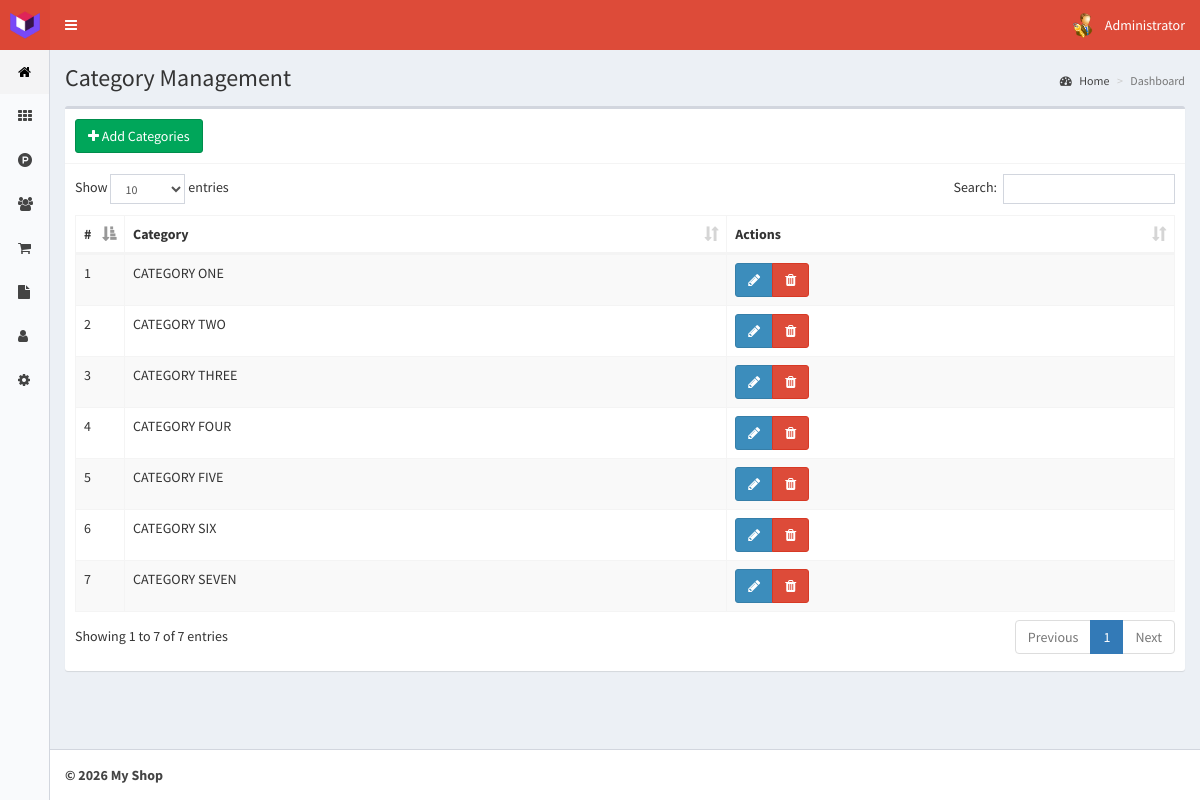
Page /categories (signed in) on the committed database.
### tables this page shows
CREATE TABLE `categories` (
  `id` int(11) NOT NULL,
  `Category` text NOT NULL,
  `Date` timestamp NOT NULL DEFAULT CURRENT_TIMESTAMP ON UPDATE CURRENT_TIMESTAMP
);

### controllers/template.controller.php (called while the page is built)
<?php
class ControllerTemplate{
	static public function ctrTemplate(){
		include "views/template.php";
	}
}

### index.php (called while the page is built, shortened)
<?php
require_once "controllers/template.controller.php";
require_once "controllers/users.controller.php";
require_once "controllers/categories.controller.php";
require_once "controllers/sales.controller.php";
require_once "models/categories.model.php";
$template = new ControllerTemplate();
$template -> ctrTemplate();

### controllers/categories.controller.php (called while the page is built, shortened)
<?php
 class ControllerCategories{
	static public function ctrShowCategories($item, $value){
		$table = "categories";
		$answer = CategoriesModel::mdlShowCategories($table, $item, $value);
		return $answer;
	}
}

### models/connection.php (called while the page is built, shortened)
<?php
class Connection{
	static private $link = null;
	static public function config(){
		static $config = null;
		if($config === null){
			$config = require __DIR__."/../config/config.php";
		}
		return $config;
	}
	static public function connect(){
		if(self::$link === null){
			$c = self::config();
			$dsn = "mysql:host=".$c["db_host"].";port=".$c["db_port"].";dbname=".$c["db_name"].";charset=utf8";
			self::$link = new PDO($dsn, $c["db_user"], $c["db_password"], array(
				PDO::ATTR_ERRMODE => PDO::ERRMODE_SILENT,
				PDO::ATTR_DEFAULT_FETCH_MODE => PDO::FETCH_BOTH
			));
			self::$link -> exec("SET SESSION sql_mode = 'NO_ENGINE_SUBSTITUTION'");
			$tz = ModelSettings::get("timezone");
			if($tz && in_array($tz, timezone_identifiers_list())){
				date_default_timezone_set($tz);
				$offset = (new DateTime("now", new DateTimeZone($tz))) -> format("P");
				self::$link -> exec("SET time_zone = '".$offset."'");
			}
		}
		return self::$link;
	}
}

### models/categories.model.php (called while the page is built, shortened)
<?php
require_once "connection.php";
class CategoriesModel{
	static public function mdlShowCategories($table, $item, $value){
		if($item != null){
			$stmt = Connection::connect()->prepare("SELECT * FROM $table WHERE $item = :$item");
			$stmt -> bindParam(":".$item, $value, PDO::PARAM_STR);
			$stmt -> execute();
			return $stmt -> fetch();
		}
		else{
			$stmt = Connection::connect()->prepare("SELECT * FROM $table");
			$stmt -> execute();
			return $stmt -> fetchAll();
		}
	}
}

### views/modules/categories.php (the view, shortened to what this page needs)
<div class="content-wrapper">
  <section class="content-header">
    <h1>
      Category Management
    </h1>
    <ol class="breadcrumb">
      <li><a href="home"><i class="fa fa-dashboard"></i> Home</a></li>
      <li class="active">Dashboard</li>
    </ol>
  </section>
  <section class="content">
    <div class="box">
      <div class="box-header with-border">
        <button class="btn btn-success" data-toggle="modal" data-target="#addCategories"> <i class="fa fa-plus"></i> Add Categories</button>
      </div>
      <div class="box-body">
        <table class="table table-bordered table-hover table-striped dt-responsive tables" width="100%">
          <thead>
           <tr>
             <th style="width:10px">#</th>
             <th>Category</th>
             <th>Actions</th>
           </tr>
          </thead>
          <tbody>
            <?php
              $item = null;
              $value = null;
              $categories = ControllerCategories::ctrShowCategories($item, $value);
              foreach ($categories as $key => $value) {
                echo '<tr>
                        <td>'.($key+1).'</td>
                        <td class="text-uppercase">'.$value['Category'].'</td>
                        <td>
                          <div class="btn-group">
                            <button class="btn btn-primary btnEditCategory" idCategory="'.$value["id"].'" data-toggle="modal" data-target="#editCategories"><i class="fa fa-pencil"></i></button>
                            <button class="btn btn-danger btnDeleteCategory" idCategory="'.$value["id"].'"><i class="fa fa-trash"></i></button>
                          </div>
                        </td>
                      </tr>';
              }
            ?>
          </tbody>
        </table>
      </div>
    </div>
  </section>
</div>

### rows in the picture
categories: Category "CATEGORY ONE"
categories: Category "CATEGORY TWO"
categories: Category "CATEGORY THREE"
categories: Category "CATEGORY FOUR"
categories: Category "CATEGORY FIVE"
categories: Category "CATEGORY SIX"
categories: Category "CATEGORY SEVEN"

### other values in the picture
$_SESSION["name"] "Administrator"
$businessSettings["businessName"] "My Shop"
